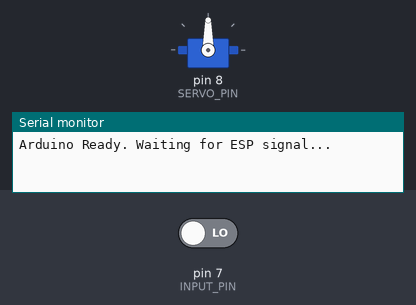
Simulated run of this sketch. Board: Arduino Uno, built with avr-gcc and run on an emulated ATmega328P. Shown: servo, the last lines printed to the serial monitor. The inputs (shaded band) are chosen by the test bench; at power-on: pin 7 (INPUT_PIN) LOW.

Above: at 1.7 s.
1.8 s: pin 7 (INPUT_PIN) driven HIGH
At 3.7 s:
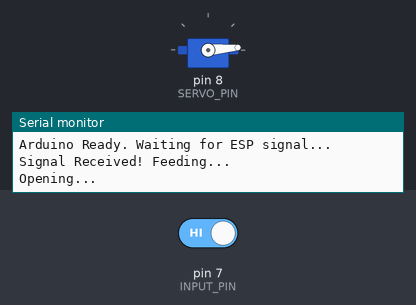
4.8 s: pin 7 (INPUT_PIN) driven LOW
At 5.16 s:
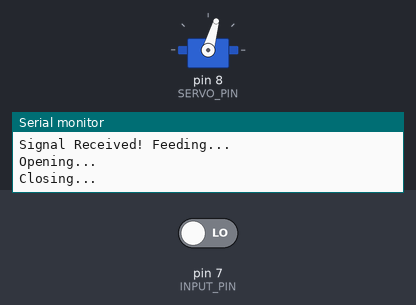
Timing chart, 0 to 7.8 s (numbered marks = the images above; inputs shaded):
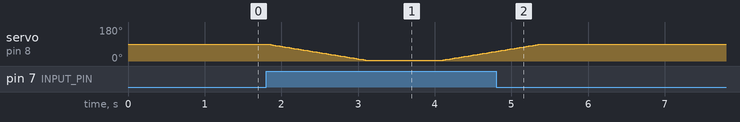

Measured:
- after the input at 4.8 s, servo on pin 8 (SERVO_PIN): goes on until 5.4 s, then stays 90°

The sketch:

arduino_feederAutoManual.ino
```cpp
#include <Servo.h>

Servo myServo;

// CONFIGURATION
const int INPUT_PIN = 7; // Connect this to ESP8266 D2
const int SERVO_PIN = 8; // Connect Servo Signal here

// ANGLES (Adjust for your box)
const int CLOSED_POS = 90;
const int OPEN_POS = 5;

// Variables
int currentAngle = CLOSED_POS;
bool isFeeding = false;

void setup() {
  Serial.begin(9600);

  // Setup Input
  pinMode(INPUT_PIN, INPUT);

  // Setup Servo
  myServo.attach(SERVO_PIN);
  myServo.write(CLOSED_POS);
  delay(500);
  // Optional: Detach to save power/noise when idle
  myServo.detach();

  Serial.println("Arduino Ready. Waiting for ESP signal...");
}

void loop() {
  // Read the signal from ESP
  int signal = digitalRead(INPUT_PIN);

  // If ESP says GO (HIGH)
  if (signal == HIGH && !isFeeding) {
    Serial.println("Signal Received! Feeding...");
    performFeeding();
  }
}

void performFeeding() {
  isFeeding = true;
  myServo.attach(SERVO_PIN); // Wake up servo

  // 1. OPEN
  Serial.println("Opening...");
  // Smooth opening
  for (int pos = CLOSED_POS; pos >= OPEN_POS; pos -= 1) {
    myServo.write(pos);
    delay(15); // Speed control
  }

  // 2. WAIT
  delay(1000); // Keep open for 1 second

  // 3. CLOSE
  Serial.println("Closing...");
  // Smooth closing
  for (int pos = OPEN_POS; pos <= CLOSED_POS; pos += 1) {
    myServo.write(pos);
    delay(15);
  }

  // 4. FINISH
  delay(500); // Wait for movement to finish
  myServo.detach(); // Relax servo
  isFeeding = false;

  Serial.println("Done. Waiting for next signal.");
}
```
